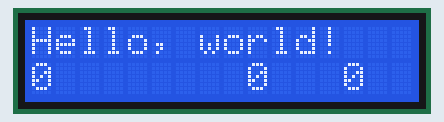
A sketch run on a simulated Arduino Mega 2560, built with avr-gcc and run on an emulated ATmega2560. On the bench: 16×2 character LCD.

Above: at 0.1 s.
At 10.1 s:
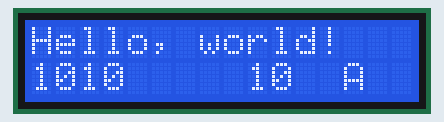
At 11.1 s:
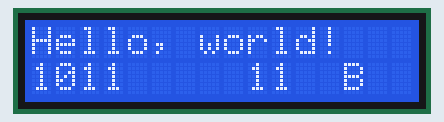
At 12.1 s:
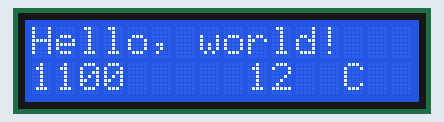
At 14.1 s:
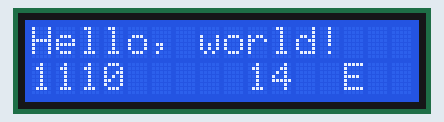
At 31.2 s:
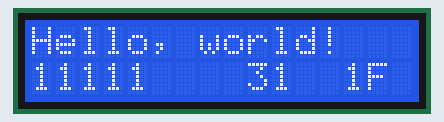

The sketch:

HelloLCDWorld.ino
```cpp
#include <LiquidCrystal.h>
#include <Ultrasonic.h>

LiquidCrystal lcd(22, 24, 26, 28, 30, 32);

void setup() {
  // set up the LCD's number of columns and rows:
  lcd.begin(16, 2);
  // Print a message to the LCD.
  lcd.print("Hello, world!");

}

void loop() {
  for (int number = 0; number < 256; number ++) {
    lcd.setCursor(0, 1);
    lcd.print(number, BIN);

    lcd.setCursor(9, 1);
    lcd.print(number, DEC);

    lcd.setCursor(13, 1);
    lcd.print(number, HEX);

    delay(1000);
  }
}
```

Measured:
- what the display in image 1 shows lasts 1.0 s, from 10.1 s to 11.1 s
